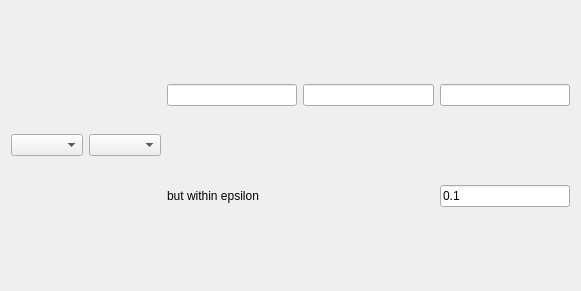
<?xml version="1.0" encoding="UTF-8"?>
<ui version="4.0">
 <class>Form</class>
 <widget class="QWidget" name="Form">
  <property name="geometry">
   <rect>
    <x>0</x>
    <y>0</y>
    <width>581</width>
    <height>291</height>
   </rect>
  </property>
  <property name="windowTitle">
   <string>Form</string>
  </property>
  <layout class="QHBoxLayout" name="horizontalLayout" stretch="0,0,1">
   <item>
    <widget class="QComboBox" name="termCombo"/>
   </item>
   <item>
    <widget class="QComboBox" name="operatorCombo"/>
   </item>
   <item>
    <widget class="QStackedWidget" name="valueStackedWidget">
     <property name="currentIndex">
      <number>4</number>
     </property>
     <widget class="QWidget" name="singleValue">
      <layout class="QHBoxLayout" name="horizontalLayout_4">
       <property name="leftMargin">
        <number>0</number>
       </property>
       <property name="topMargin">
        <number>0</number>
       </property>
       <property name="rightMargin">
        <number>0</number>
       </property>
       <property name="bottomMargin">
        <number>0</number>
       </property>
       <item>
        <widget class="QLineEdit" name="value"/>
       </item>
      </layout>
     </widget>
     <widget class="QWidget" name="range">
      <layout class="QHBoxLayout" name="horizontalLayout_5">
       <property name="spacing">
        <number>3</number>
       </property>
       <property name="leftMargin">
        <number>0</number>
       </property>
       <property name="topMargin">
        <number>0</number>
       </property>
       <property name="rightMargin">
        <number>0</number>
       </property>
       <property name="bottomMargin">
        <number>0</number>
       </property>
       <item>
        <widget class="QLineEdit" name="value_min"/>
       </item>
       <item>
        <widget class="QLabel" name="label_3">
         <property name="text">
          <string>and</string>
         </property>
        </widget>
       </item>
       <item>
        <widget class="QLineEdit" name="value_max"/>
       </item>
      </layout>
     </widget>
     <widget class="QWidget" name="multiBlock">
      <layout class="QHBoxLayout" name="horizontalLayout_8">
       <property name="spacing">
        <number>3</number>
       </property>
       <property name="leftMargin">
        <number>0</number>
       </property>
       <property name="topMargin">
        <number>0</number>
       </property>
       <property name="rightMargin">
        <number>0</number>
       </property>
       <property name="bottomMargin">
        <number>0</number>
       </property>
       <item>
        <widget class="QLineEdit" name="value_block"/>
       </item>
       <item>
        <widget class="QToolButton" name="showCompositeTree">
         <property name="text">
          <string>...</string>
         </property>
        </widget>
       </item>
      </layout>
     </widget>
     <widget class="QWidget" name="emptyValue">
      <layout class="QHBoxLayout" name="horizontalLayout_9">
       <property name="spacing">
        <number>3</number>
       </property>
       <property name="leftMargin">
        <number>0</number>
       </property>
       <property name="topMargin">
        <number>0</number>
       </property>
       <property name="rightMargin">
        <number>0</number>
       </property>
       <property name="bottomMargin">
        <number>0</number>
       </property>
       <item>
        <widget class="QLabel" name="label_empty_value">
         <property name="text">
          <string/>
         </property>
        </widget>
       </item>
      </layout>
     </widget>
     <widget class="QWidget" name="locationWithTolerance">
      <layout class="QGridLayout" name="gridLayout">
       <property name="leftMargin">
        <number>0</number>
       </property>
       <property name="topMargin">
        <number>0</number>
       </property>
       <property name="rightMargin">
        <number>0</number>
       </property>
       <property name="bottomMargin">
        <number>0</number>
       </property>
       <item row="0" column="2">
        <widget class="QLineEdit" name="location_y"/>
       </item>
       <item row="0" column="1">
        <widget class="QLineEdit" name="location_x"/>
       </item>
       <item row="0" column="3">
        <widget class="QLineEdit" name="location_z"/>
       </item>
       <item row="1" column="3">
        <widget class="QLineEdit" name="location_tolerance">
         <property name="text">
          <string>0.1</string>
         </property>
         <property name="placeholderText">
          <string/>
         </property>
        </widget>
       </item>
       <item row="1" column="1" colspan="2">
        <widget class="QLabel" name="label">
         <property name="text">
          <string>but within epsilon</string>
         </property>
        </widget>
       </item>
      </layout>
     </widget>
    </widget>
   </item>
  </layout>
 </widget>
 <resources/>
 <connections/>
</ui>
